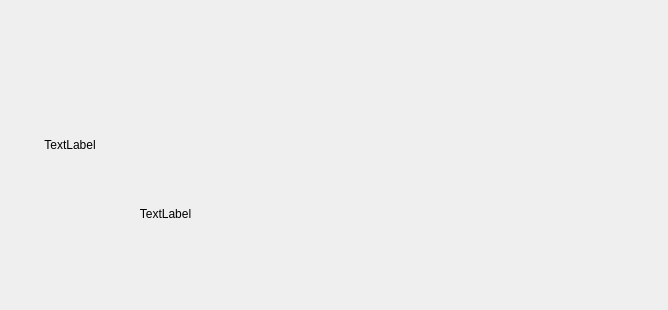
<?xml version="1.0" encoding="UTF-8"?>
<ui version="4.0">
 <class>LocalEthWidget</class>
 <widget class="QWidget" name="LocalEthWidget">
  <property name="geometry">
   <rect>
    <x>0</x>
    <y>0</y>
    <width>668</width>
    <height>310</height>
   </rect>
  </property>
  <property name="windowTitle">
   <string>Form</string>
  </property>
  <layout class="QHBoxLayout" name="horizontalLayout">
   <property name="leftMargin">
    <number>0</number>
   </property>
   <property name="topMargin">
    <number>0</number>
   </property>
   <property name="rightMargin">
    <number>0</number>
   </property>
   <property name="bottomMargin">
    <number>0</number>
   </property>
   <item>
    <layout class="QVBoxLayout" name="verticalLayout_2">
     <item>
      <spacer name="verticalSpacer">
       <property name="orientation">
        <enum>Qt::Vertical</enum>
       </property>
       <property name="sizeType">
        <enum>QSizePolicy::Preferred</enum>
       </property>
       <property name="sizeHint" stdset="0">
        <size>
         <width>20</width>
         <height>40</height>
        </size>
       </property>
      </spacer>
     </item>
     <item>
      <widget class="QLabel" name="labelPic">
       <property name="sizePolicy">
        <sizepolicy hsizetype="Fixed" vsizetype="Preferred">
         <horstretch>0</horstretch>
         <verstretch>0</verstretch>
        </sizepolicy>
       </property>
       <property name="minimumSize">
        <size>
         <width>140</width>
         <height>0</height>
        </size>
       </property>
       <property name="maximumSize">
        <size>
         <width>140</width>
         <height>16777215</height>
        </size>
       </property>
       <property name="text">
        <string>TextLabel</string>
       </property>
       <property name="alignment">
        <set>Qt::AlignBottom|Qt::AlignHCenter</set>
       </property>
      </widget>
     </item>
     <item>
      <widget class="QLabel" name="labelName">
       <property name="text">
        <string>TextLabel</string>
       </property>
       <property name="alignment">
        <set>Qt::AlignCenter</set>
       </property>
      </widget>
     </item>
     <item>
      <spacer name="verticalSpacer_2">
       <property name="orientation">
        <enum>Qt::Vertical</enum>
       </property>
       <property name="sizeType">
        <enum>QSizePolicy::Preferred</enum>
       </property>
       <property name="sizeHint" stdset="0">
        <size>
         <width>20</width>
         <height>40</height>
        </size>
       </property>
      </spacer>
     </item>
    </layout>
   </item>
   <item>
    <layout class="QVBoxLayout" name="verticalLayout_3">
     <item>
      <spacer name="verticalSpacer_3">
       <property name="orientation">
        <enum>Qt::Vertical</enum>
       </property>
       <property name="sizeType">
        <enum>QSizePolicy::Fixed</enum>
       </property>
       <property name="sizeHint" stdset="0">
        <size>
         <width>20</width>
         <height>38</height>
        </size>
       </property>
      </spacer>
     </item>
     <item>
      <layout class="QVBoxLayout" name="verticalLayout">
       <item>
        <widget class="LabelLineEdit" name="widgetIp" native="true"/>
       </item>
       <item>
        <spacer name="verticalSpacer_5">
         <property name="orientation">
          <enum>Qt::Vertical</enum>
         </property>
         <property name="sizeType">
          <enum>QSizePolicy::Fixed</enum>
         </property>
         <property name="sizeHint" stdset="0">
          <size>
           <width>20</width>
           <height>20</height>
          </size>
         </property>
        </spacer>
       </item>
       <item>
        <widget class="LabelLineEdit" name="widgetNetmask" native="true"/>
       </item>
       <item>
        <spacer name="verticalSpacer_6">
         <property name="orientation">
          <enum>Qt::Vertical</enum>
         </property>
         <property name="sizeType">
          <enum>QSizePolicy::Fixed</enum>
         </property>
         <property name="sizeHint" stdset="0">
          <size>
           <width>20</width>
           <height>18</height>
          </size>
         </property>
        </spacer>
       </item>
       <item>
        <widget class="LabelLineEdit" name="widgetGateway" native="true"/>
       </item>
      </layout>
     </item>
     <item>
      <spacer name="verticalSpacer_4">
       <property name="orientation">
        <enum>Qt::Vertical</enum>
       </property>
       <property name="sizeType">
        <enum>QSizePolicy::Fixed</enum>
       </property>
       <property name="sizeHint" stdset="0">
        <size>
         <width>20</width>
         <height>38</height>
        </size>
       </property>
      </spacer>
     </item>
    </layout>
   </item>
  </layout>
 </widget>
 <customwidgets>
  <customwidget>
   <class>LabelLineEdit</class>
   <extends>QWidget</extends>
   <header>labellineedit.h</header>
   <container>1</container>
  </customwidget>
 </customwidgets>
 <resources/>
 <connections/>
</ui>
